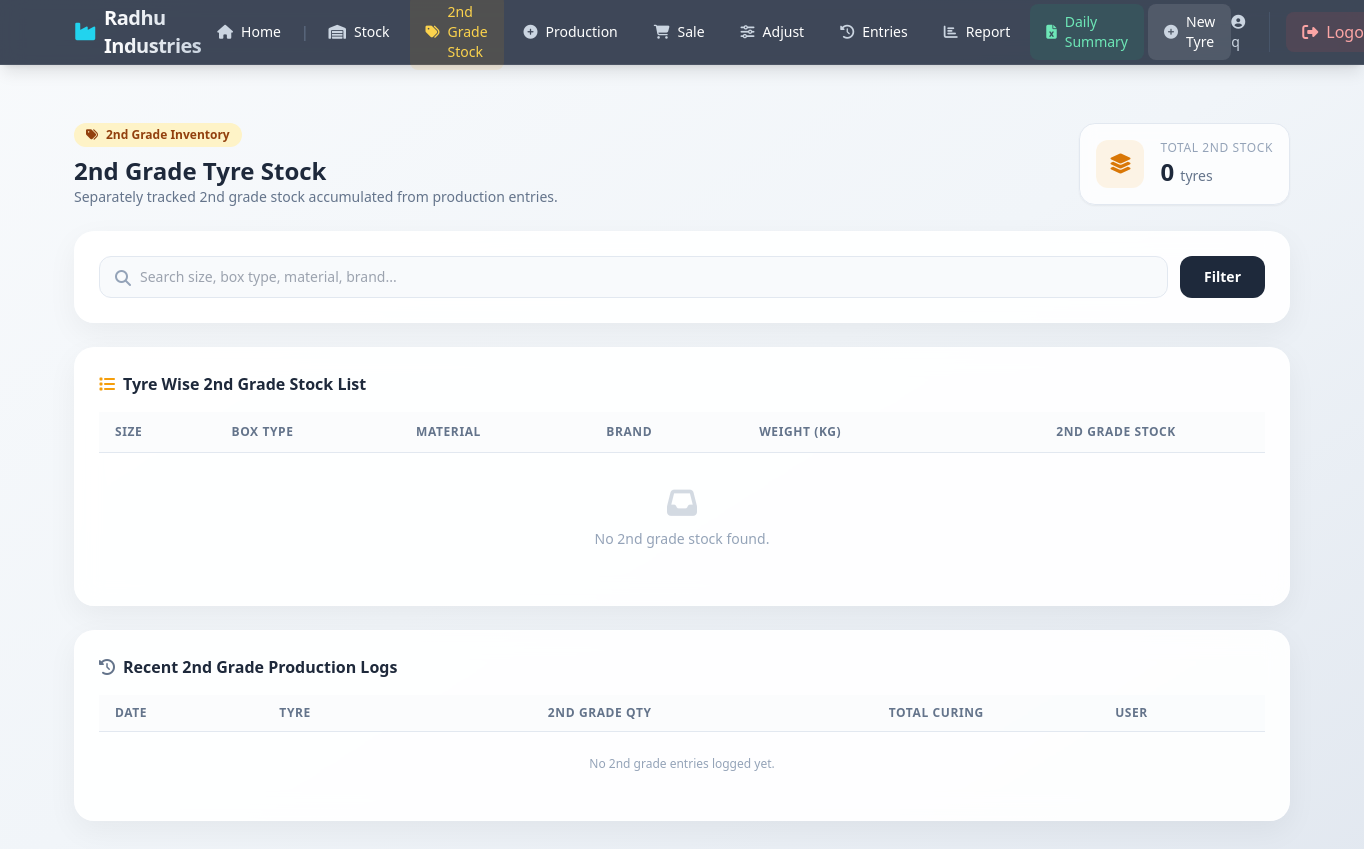
Page /cycletyre/stock/second-grade/ (signed in) on the earlier database version.
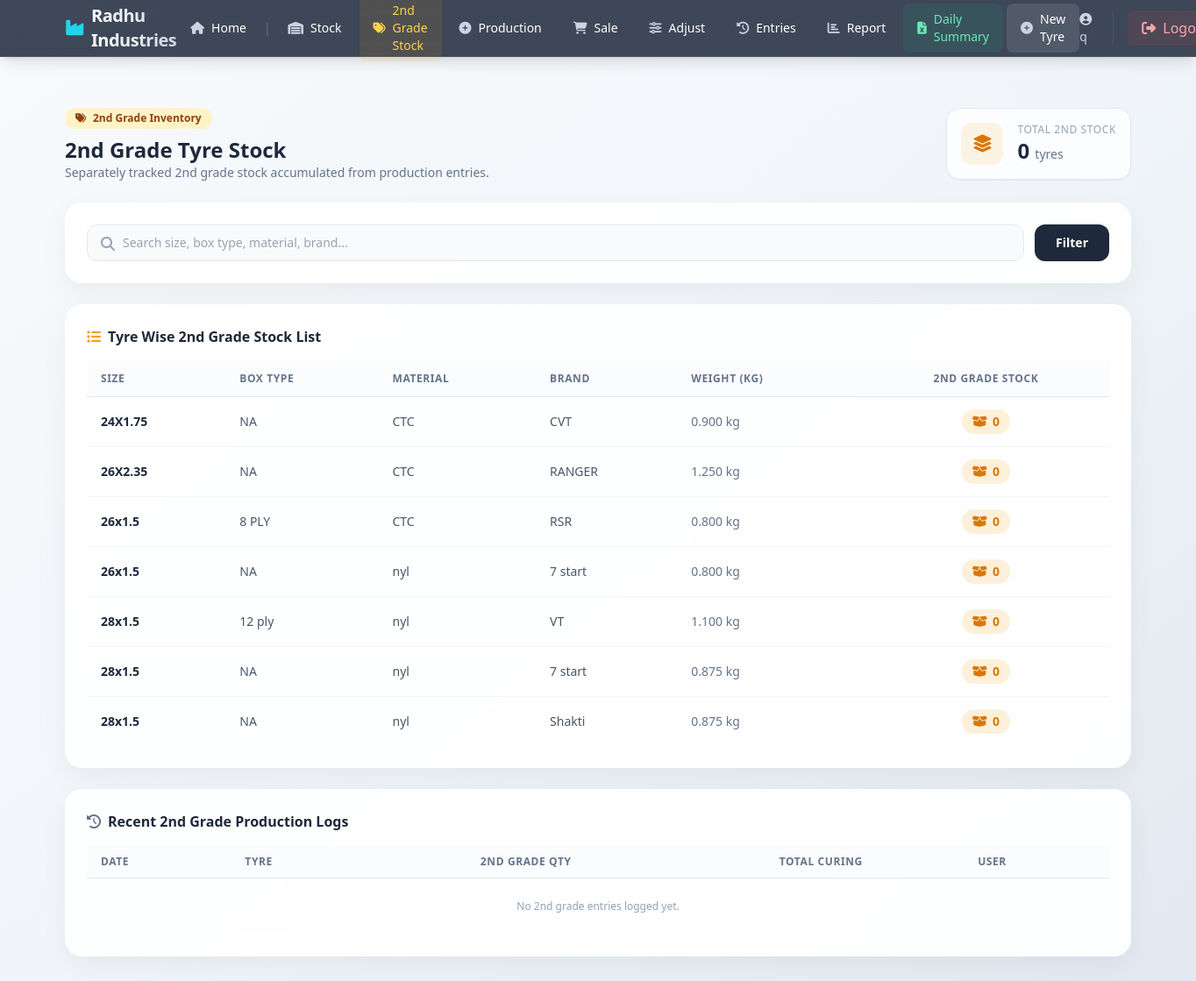
Same page on the later database version.
### cycletyres/models.py (models this page shows, shortened)
class CycleTyreItem(models.Model):
    box_type = models.CharField("BOX TYPE", max_length=30)   # e.g. "6 ply"
    size = models.CharField("SIZE", max_length=50)            # e.g. "28 x 1.5"
    material = models.CharField("MATERIAL", max_length=20)    # e.g. CTC / NYL
    brand = models.CharField("BRAND", max_length=80)
    weight = models.DecimalField("Weight (Kg)", max_digits=8, decimal_places=3, default=0.000, help_text="Weight of tyre in Kg")
    stock = models.IntegerField("STOCK (1st Grade / Black)", default=0)
    second_stock = models.IntegerField("2nd Grade Stock", default=0)
    rfm_stock = models.IntegerField("R.F.M. Stock", default=0)
    is_active = models.BooleanField(default=True)
    created_at = models.DateTimeField(auto_now_add=True)
    class Meta:
        ordering = ["size", "box_type", "material", "brand"]
        unique_together = ("box_type", "size", "material", "brand")

### cycletyres/views.py (the view)
# urls.py: path("stock/second-grade/", views.second_grade_stock, name="cycletyre_second_grade_stock"),
@login_required
def second_grade_stock(request):
    q = request.GET.get("q", "").strip()
    items = CycleTyreItem.objects.filter(is_active=True)
    if q:
        items = items.filter(
            Q(size__icontains=q) | Q(box_type__icontains=q) | Q(material__icontains=q) | Q(brand__icontains=q)
        )
    total_second_stock = sum(item.second_stock for item in items)
    second_grade_entries = CycleTyreEntry.objects.filter(
        entry_type="production", second_grade__gt=0
    ).select_related("tyre_item", "user")[:25]
    context = {
        "items": items,
        "q": q,
        "total_second_stock": total_second_stock,
        "second_grade_entries": second_grade_entries,
    }
    return render(request, "cycletyres/second_grade_stock.html", context)

### templates/cycletyres/second_grade_stock.html (shortened to what the changed rows need)
{% extends "cycletyres/base.html" %}
{% load static %}
{% block content %}
<div class="py-6 space-y-6">
    <div class="flex flex-col md:flex-row md:items-center justify-between gap-4">
        <div>
            <h1 class="text-2xl font-bold text-slate-800">2nd Grade Tyre Stock</h1>
        </div>
    </div>
    <div class="stock-card overflow-hidden">
        <h2 class="text-base font-bold text-slate-800 mb-4 flex items-center gap-2">
            <i class="fas fa-list text-amber-500"></i> Tyre Wise 2nd Grade Stock List
        </h2>
        <div class="overflow-x-auto">
            <table class="w-full border-collapse text-left text-sm">
                <thead>
                    <tr class="border-b border-slate-200 bg-slate-50/50 text-slate-500 uppercase text-xs tracking-wider">
                        <th class="py-3 px-4">Size</th>
                        <th class="py-3 px-4">Box Type</th>
                        <th class="py-3 px-4">Material</th>
                        <th class="py-3 px-4">Brand</th>
                        <th class="py-3 px-4">Weight (Kg)</th>
                        <th class="py-3 px-4 text-center">2nd Grade Stock</th>
                    </tr>
                </thead>
                <tbody class="divide-y divide-slate-100">
                    {% for item in items %}
                    <tr class="hover:bg-slate-50/80 transition">
                        <td class="py-3.5 px-4 font-semibold text-slate-800">{{ item.size }}</td>
                        <td class="py-3.5 px-4 text-slate-600">{{ item.box_type }}</td>
                        <td class="py-3.5 px-4 text-slate-600">{{ item.material }}</td>
                        <td class="py-3.5 px-4 text-slate-600">{{ item.brand }}</td>
                        <td class="py-3.5 px-4 text-slate-500">
                            {% if item.weight %}{{ item.weight }} kg{% else %}-{% endif %}
                        </td>
                        <td class="py-3.5 px-4 text-center">
                            <span class="inline-flex items-center gap-1.5 px-3 py-1 rounded-full font-bold text-sm badge-amber">
                                <i class="fas fa-box-open"></i>
                                {{ item.second_stock }}
                            </span>
                        </td>
                    </tr>
                    {% empty %}
                    <tr>
                        <td colspan="6" class="text-center py-8 text-slate-400">
                            <i class="fas fa-inbox text-3xl mb-2 block opacity-40"></i>
                            No 2nd grade stock found.
                        </td>
                    </tr>
                    {% endfor %}
                </tbody>
            </table>
        </div>
    </div>
    <div class="stock-card overflow-hidden">
        <h2 class="text-base font-bold text-slate-800 mb-4 flex items-center gap-2">
            <i class="fas fa-history text-slate-500"></i> Recent 2nd Grade Production Logs
        </h2>
        <div class="overflow-x-auto">
            <table class="w-full border-collapse text-left text-xs">
                <thead>
                    <tr class="border-b border-slate-200 bg-slate-50/50 text-slate-500 uppercase tracking-wider">
                        <th class="py-2.5 px-4">Date</th>
                        <th class="py-2.5 px-4">Tyre</th>
                        <th class="py-2.5 px-4 text-center">2nd Grade Qty</th>
                        <th class="py-2.5 px-4 text-center">Total Curing</th>
                        <th class="py-2.5 px-4">User</th>
                    </tr>
                </thead>
            </table>
        </div>
    </div>
</div>
{% endblock %}

Differences in the rows shown:
added CycleTyreItem: size "24X1.75", box_type "NA", material "CTC", brand "CVT", weight "0.900", second_stock "0"
added CycleTyreItem: size "26X2.35", box_type "NA", material "CTC", brand "RANGER", weight "1.250", second_stock "0"
added CycleTyreItem: size "26x1.5", box_type "8 PLY", material "CTC", brand "RSR", weight "0.800", second_stock "0"
added CycleTyreItem: size "26x1.5", box_type "NA", material "nyl", brand "7 start", weight "0.800", second_stock "0"
added CycleTyreItem: size "28x1.5", box_type "12 ply", material "nyl", brand "VT", weight "1.100", second_stock "0"
added CycleTyreItem: size "28x1.5", box_type "NA", material "nyl", brand "7 start", weight "0.875", second_stock "0"
added CycleTyreItem: size "28x1.5", box_type "NA", material "nyl", brand "Shakti", weight "0.875", second_stock "0"
Other differences:
text no longer shown: "No 2nd grade stock found."
